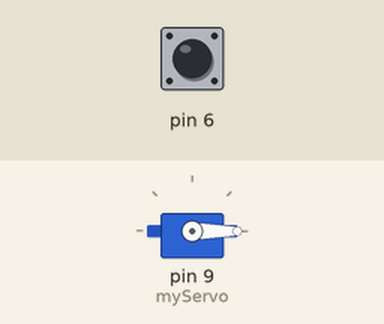
Simulated run of this sketch. Board: Arduino Uno, built with avr-gcc and run on an emulated ATmega328P. Shown: servo. The test bench sets the inputs (shaded band); at power-on: pin 6 HIGH.

Above: at 1.2 s.
1.3 s: pin 6 pulled LOW for 1 s
At 3.4 s:
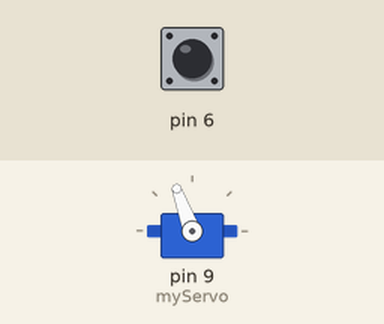
3.8 s: pin 6 pulled LOW for 0.15 s
At 4.7 s:
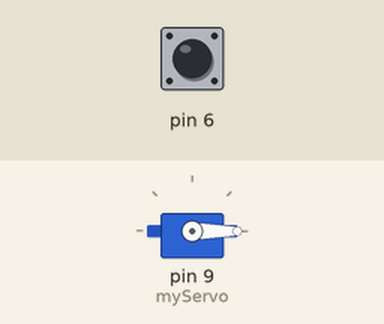
5.4 s: pin 6 pulled LOW for 3.2 s
At 5.55 s:
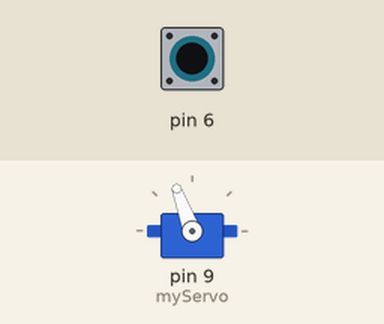
Timing chart, 0 to 10.1 s (numbered marks = the images above; inputs shaded):
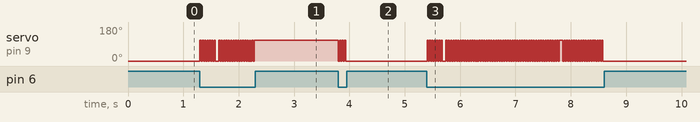

The sketch:

finalBook.ino
```cpp
#include <CapacitiveSensor.h>
#include <Servo.h>

CapacitiveSensor wave = CapacitiveSensor(4, 6);  // 10M resistor between pins 4 & 2, pin 2 is sensor pin, add a wire and or foil if desired

//servo vars
Servo myServo;
int pos = 0;
boolean open = false;
boolean readSensor =true;
long sensorStart=0;
long sensorInterval=5000;

void setup() {
  Serial.begin(9600);
  myServo.attach(9);
}

void loop() {
    if (readSensor=true){
  long magic = wave.capacitiveSensor(30);
  if (magic > 500) {
    sensorStart=millis();
    readSensor=false;
    open = !open;
  }
    }
    if (millis()-sensorStart>sensorInterval){
      readSensor=true;
    }
  if (open == true) {
    pos = 110;
    myServo.write(pos);
  }
  if (open == false) {
    pos = 0;
    myServo.write(pos);
  }
  //Serial.println(magic);  // print sensor output 1
}
```

Measured:
- after the input at 1.3 s, servo on pin 9 (myServo): alternates 110° for 0.02 s and 0° for 0.02 s, 45 changes in all, then stays 110°, starting at once
- after the input at 3.8 s, servo on pin 9 (myServo): 110° → 0° at once
- after the input at 5.4 s, servo on pin 9 (myServo): goes 6 × (110° 0.02 s, 0° 0.02 s), 110° 0.02 s, 0° 0.06 s, 48 × (110° 0.02 s, 0° 0.02 s), 110° 0.06 s, 17 × (0° 0.02 s, 110° 0.02 s), then 0°, starting at once
